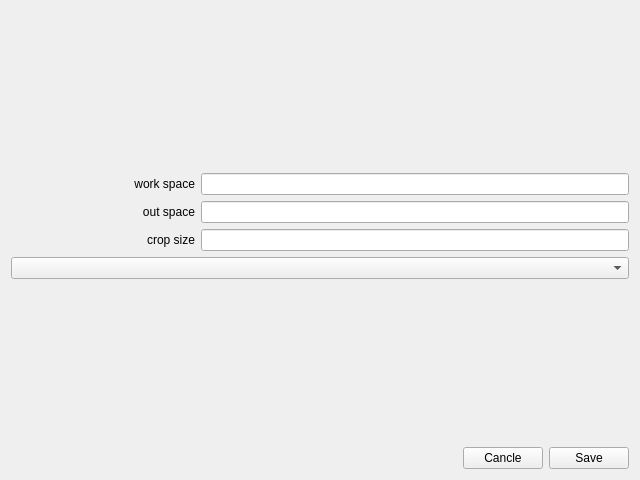
<?xml version="1.0" encoding="UTF-8"?>
<ui version="4.0">
 <class>AntStatusBoard</class>
 <widget class="QWidget" name="AntStatusBoard">
  <property name="geometry">
   <rect>
    <x>0</x>
    <y>0</y>
    <width>640</width>
    <height>480</height>
   </rect>
  </property>
  <property name="windowTitle">
   <string>Form</string>
  </property>
  <layout class="QGridLayout" name="gridLayout">
   <item row="6" column="0">
    <layout class="QHBoxLayout" name="horizontalLayout">
     <item>
      <spacer name="horizontalSpacer">
       <property name="orientation">
        <enum>Qt::Horizontal</enum>
       </property>
       <property name="sizeHint" stdset="0">
        <size>
         <width>40</width>
         <height>20</height>
        </size>
       </property>
      </spacer>
     </item>
     <item>
      <widget class="QPushButton" name="cancleButton">
       <property name="text">
        <string>Cancle</string>
       </property>
      </widget>
     </item>
     <item>
      <widget class="QPushButton" name="saveButton">
       <property name="text">
        <string>Save</string>
       </property>
      </widget>
     </item>
    </layout>
   </item>
   <item row="0" column="0">
    <spacer name="verticalSpacerPrev">
     <property name="orientation">
      <enum>Qt::Vertical</enum>
     </property>
     <property name="sizeHint" stdset="0">
      <size>
       <width>20</width>
       <height>157</height>
      </size>
     </property>
    </spacer>
   </item>
   <item row="1" column="0">
    <layout class="QHBoxLayout" name="horizontalLayoutwp" stretch="3,7">
     <item>
      <widget class="QLabel" name="workspaceLabel">
       <property name="text">
        <string>work space</string>
       </property>
       <property name="alignment">
        <set>Qt::AlignRight|Qt::AlignTrailing|Qt::AlignVCenter</set>
       </property>
      </widget>
     </item>
     <item>
      <widget class="QLineEdit" name="workspaceEdit"/>
     </item>
    </layout>
   </item>
   <item row="5" column="0">
    <spacer name="verticalSpacerNext">
     <property name="orientation">
      <enum>Qt::Vertical</enum>
     </property>
     <property name="sizeHint" stdset="0">
      <size>
       <width>20</width>
       <height>157</height>
      </size>
     </property>
    </spacer>
   </item>
   <item row="2" column="0">
    <layout class="QHBoxLayout" name="horizontalLayoutos" stretch="3,7">
     <item>
      <widget class="QLabel" name="outspaceLabel">
       <property name="text">
        <string>out space</string>
       </property>
       <property name="alignment">
        <set>Qt::AlignRight|Qt::AlignTrailing|Qt::AlignVCenter</set>
       </property>
      </widget>
     </item>
     <item>
      <widget class="QLineEdit" name="outspaceEdit"/>
     </item>
    </layout>
   </item>
   <item row="3" column="0">
    <layout class="QHBoxLayout" name="horizontalLayoutcs" stretch="3,7">
     <item>
      <widget class="QLabel" name="cropsizeLabel">
       <property name="text">
        <string>crop size</string>
       </property>
       <property name="alignment">
        <set>Qt::AlignRight|Qt::AlignTrailing|Qt::AlignVCenter</set>
       </property>
      </widget>
     </item>
     <item>
      <widget class="QLineEdit" name="cropsizeEdit"/>
     </item>
    </layout>
   </item>
   <item row="4" column="0">
    <widget class="QComboBox" name="comboBox"/>
   </item>
  </layout>
 </widget>
 <resources/>
 <connections>
  <connection>
   <sender>cancleButton</sender>
   <signal>clicked()</signal>
   <receiver>AntStatusBoard</receiver>
   <slot>close()</slot>
   <hints>
    <hint type="sourcelabel">
     <x>502</x>
     <y>459</y>
    </hint>
    <hint type="destinationlabel">
     <x>431</x>
     <y>438</y>
    </hint>
   </hints>
  </connection>
 </connections>
</ui>
